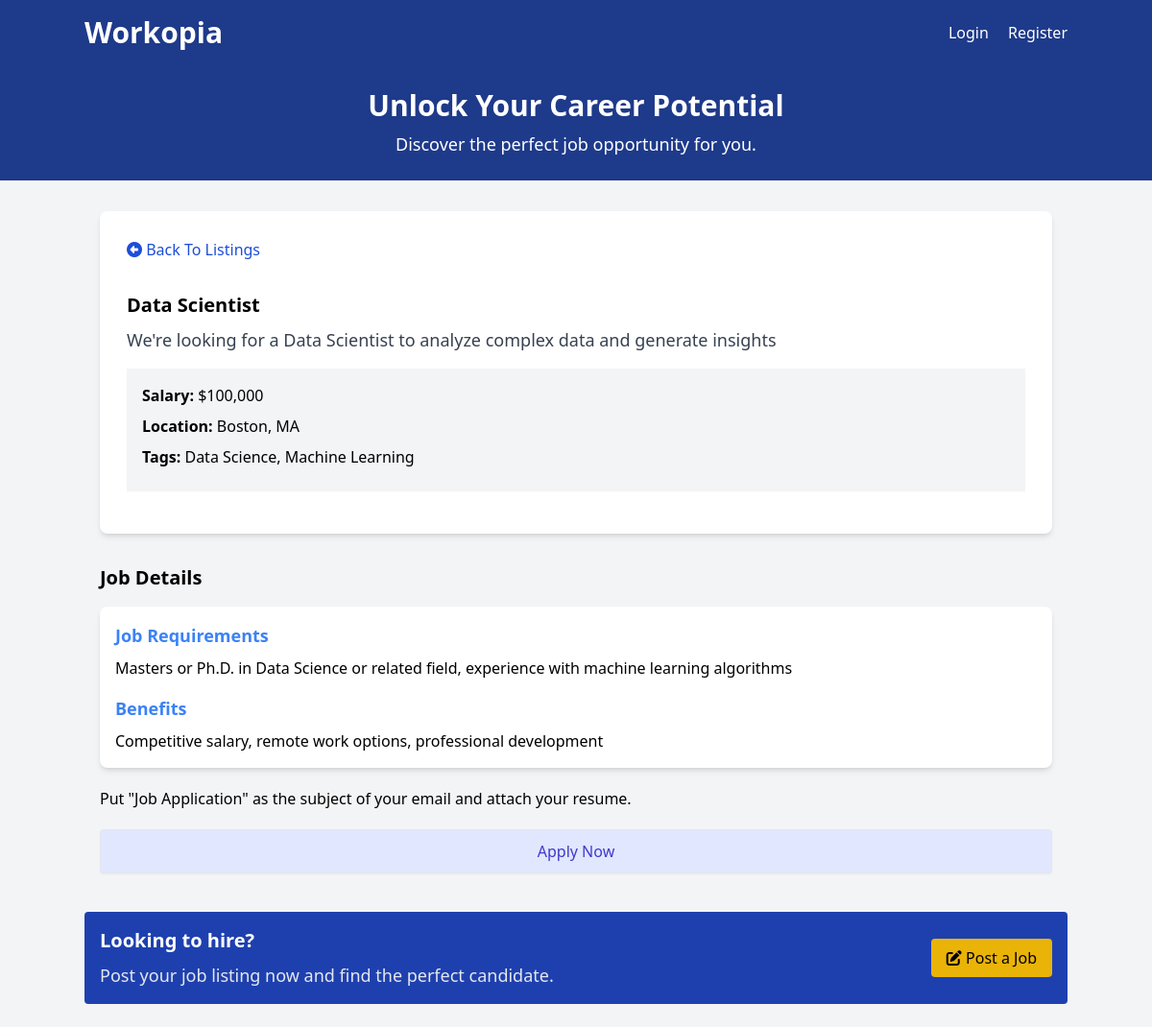
Screenshot of /listings/6 with the database file from the repository.
### tables this page shows
CREATE TABLE `listings` (
  `id` int NOT NULL AUTO_INCREMENT,
  `user_id` int NOT NULL,
  `title` varchar(255) NOT NULL,
  `description` longtext,
  `salary` varchar(45) DEFAULT NULL,
  `tags` varchar(255) DEFAULT NULL,
  `company` varchar(45) DEFAULT NULL,
  `address` varchar(255) DEFAULT NULL,
  `city` varchar(45) DEFAULT NULL,
  `state` varchar(45) DEFAULT NULL,
  `phone` varchar(45) DEFAULT NULL,
  `email` varchar(45) DEFAULT NULL,
  `requirements` longtext,
  `benefits` longtext,
  `created_at` timestamp NULL DEFAULT CURRENT_TIMESTAMP,
  PRIMARY KEY (`id`),
  KEY `fk_listings_users_idx` (`user_id`),
  CONSTRAINT `fk_listings_users` FOREIGN KEY (`user_id`) REFERENCES `users` (`id`) ON DELETE CASCADE ON UPDATE CASCADE
);

### Framework/Session.php (called while the page is built, shortened)
<?php
class Session {
    public static function has($key) {
        return isset($_SESSION[$key]);
    }
}

### App/Controllers/ListingController.php (called while the page is built, shortened)
<?php
class ListingController {
    protected $db;
    public function __construct() {
        $const = require basePath('config/db.php');
        $this->db = new Database($const);
    }
    public function show($params = []) {
        $id = $params['id'] ?? '';
        $query = "SELECT * FROM listings WHERE id=:id";
        $params = [
            'id' => $id
        ];
        $listing = $this->db->query($query, $params)->fetch();
        loadView('Listings/show', [
            'listing' => $listing
        ]);
    }
}

### public/index.php (called while the page is built, shortened)
<?php
require '../helpers.php';
$router = new Router();
$uri = parse_url($_SERVER['REQUEST_URI'], PHP_URL_PATH);
$router->route($uri);

### Framework/Database.php (called while the page is built, shortened)
<?php
class Database {
    public $conn;
    public function __construct($config) {
        $dsn = "mysql:host={$config['host']};port={$config['port']};dbname={$config['dbname']};charset=utf8";
        $options = [
            PDO::ATTR_ERRMODE => PDO::ERRMODE_EXCEPTION,
            PDO::ATTR_DEFAULT_FETCH_MODE => PDO::FETCH_OBJ,
        ];
        try {
            $this->conn = new PDO($dsn, $config['username'], $config['password'], $options);
        }
        catch (PDOException $e) {
            throw new Exception("Database connection failed: {$e->getMessage()}");
        }
    }
    public function query($query, $params = []) {
        try{
            $stmt = $this->conn->prepare($query);
            foreach($params as $param => $value) {
                $stmt->bindValue(':' . $param, $value);
            }
            $stmt->execute();
            return $stmt;
        }
        catch (PDOException $e) {
            throw new Exception("Query error: {$e->getMessage()}");
        }
    }
}

### App/Views/Listings/show.view.php (the view, shortened to what this page needs)
<?= loadPartial('head') ?>
<?= loadPartial('navbar') ?>
<?= loadPartial('top-banner') ?>
    <section class="container mx-auto p-4 mt-4">
      <div class="rounded-lg shadow-md bg-white p-3">
       <div class="flex justify-between items-center">
      <a class="block p-4 text-blue-700" href="/listings">
        <i class="fa fa-arrow-alt-circle-left"></i>
        Back To Listings
      </a>
    </div>
        <div class="p-4">
          <h2 class="text-xl font-semibold"><?= $listing->title ?></h2>
          <p class="text-gray-700 text-lg mt-2">
          <?= $listing->description ?>
          </p>
          <ul class="my-4 bg-gray-100 p-4">
            <li class="mb-2"><strong>Salary:</strong> <?= formatSalary($listing->salary) ?></li>
            <li class="mb-2">
              <strong>Location:</strong> <?= $listing->city ?>, <?= $listing->state ?>
            </li>
            <?php if(!empty($listing->tags)) : ?>
              <li class="mb-2">
                <strong>Tags:</strong> <?= $listing->tags ?>
              </li>
            <?php endif; ?>
          </ul>
        </div>
      </div>
    </section>
    <section class="container mx-auto p-4">
      <h2 class="text-xl font-semibold mb-4">Job Details</h2>
      <div class="rounded-lg shadow-md bg-white p-4">
        <h3 class="text-lg font-semibold mb-2 text-blue-500">
          Job Requirements
        </h3>
        <p>
        <?= $listing->requirements ?>
        </p>
        <h3 class="text-lg font-semibold mt-4 mb-2 text-blue-500">Benefits</h3>
        <p><?= $listing->benefits ?></p>
      </div>
      <p class="my-5">
        Put "Job Application" as the subject of your email and attach your
        resume.
      </p>
      <a
        href="mailto:<?= $listing->email ?>"
        class="block w-full text-center px-5 py-2.5 shadow-sm rounded border text-base font-medium cursor-pointer text-indigo-700 bg-indigo-100 hover:bg-indigo-200"
      >
        Apply Now
      </a>
    </section>
<?= loadPartial('bottom-banner') ?>
<?= loadPartial('footer') ?>

### Framework/Router.php (shortened to what this page needs)
<?php
class Router{
    protected $routes = [];
    public function registerRoutes($method, $uri, $action, $middleware = []) {
        list($controller, $controllerMethod) = explode('@', $action);
        $this->routes[] = [
            'method' => $method,
            'uri' => $uri,
            'controller' => $controller,
            'controllerMethod' => $controllerMethod,
            'middleware' => $middleware
        ];
    }
    public function route($uri) {
        $requestMethod = $_SERVER['REQUEST_METHOD'];
        $uriSegments = explode('/', trim($uri,'/'));
        foreach($this->routes as $route) {
            $routeSegments = explode('/', trim( $route['uri'],'/'));
            if (count($uriSegments) === count($routeSegments) &&
            strtoupper($requestMethod) === strtoupper($route['method'])) {
                $params = [];
                $match = true;
                for($i = 0; $i < count($uriSegments); $i++){
                    if ($uriSegments[$i] !== $routeSegments[$i] &&
                        !preg_match( '/\{(.+?)\}/', $routeSegments[$i])) {
                            $match = false;
                            break;
                    }
                    if (preg_match('/\{(.+?)\}/', $routeSegments[$i], $matches)) {
                        $params[$matches[1]] = $uriSegments[$i];
                    }
                }
                if ($match) {
                    $controllerMethod = $route['controllerMethod'];
                    $controllerInstance = new $controller();
                    $controllerInstance->$controllerMethod($params);
                    return;
                }
            }
        }
    }
}

### App/Views/partials/navbar.php (shortened to what this page needs)
<header class="bg-blue-900 text-white p-4">
  <div class="container mx-auto flex justify-between items-center">
    <h1 class="text-3xl font-semibold">
      <a href="/">Workopia</a>
    </h1>
    <nav class="space-x-4">
    <?php if (Session::has('user')) :?>
      <div class="flex justify-between items-center gap-4">
        <div>
          Welcome, <?= Session::get('user')['name'] ?>
        </div>
        <form method="POST" action="/auth/logout">
          <button type="submit" class="text-white inline hover:underline">Logout</button>
        </form>
        <a
          href="/listings/create"
          class="bg-yellow-500 hover:bg-yellow-600 text-black px-4 py-2 rounded hover:shadow-md transition duration-300"
          ><i class="fa fa-edit"></i> Post a Job</a
        >
      </div>
    <?php else: ?>
      <a href="/auth/login" class="text-white hover:underline">Login</a>
      <a href="/auth/register" class="text-white hover:underline">Register</a>
    <?php endif; ?>
    </nav>
  </div>
</header>

### App/Views/partials/top-banner.php
<section class="bg-blue-900 text-white py-6 text-center">
  <div class="container mx-auto">
    <h2 class="text-3xl font-semibold">Unlock Your Career Potential</h2>
    <p class="text-lg mt-2">
      Discover the perfect job opportunity for you.
    </p>
  </div>
</section>

### App/Views/partials/bottom-banner.php
<section class="container mx-auto my-6">
    <div class="bg-blue-800 text-white rounded p-4 flex items-center justify-between">
        <div>
            <h2 class="text-xl font-semibold">Looking to hire?</h2>
            <p class="text-gray-200 text-lg mt-2">
                Post your job listing now and find the perfect candidate.
            </p>
        </div>
        <a href="/listings/create" class="bg-yellow-500 hover:bg-yellow-600 text-black px-4 py-2 rounded hover:shadow-md transition duration-300">
            <i class="fa fa-edit"></i> Post a Job
        </a>
    </div>
</section>

### rows the page displays
listings: title "Data Scientist", description "We're looking for a Data Scientist to analyze complex data and generate insights", salary "$100,000", city "Boston", state "MA", tags "Data Science, Machine Learning", requirements "Masters or Ph.D. in Data Science or related field, experience with machine learning algorithms", benefits "Competitive salary, remote work options, professional development"
